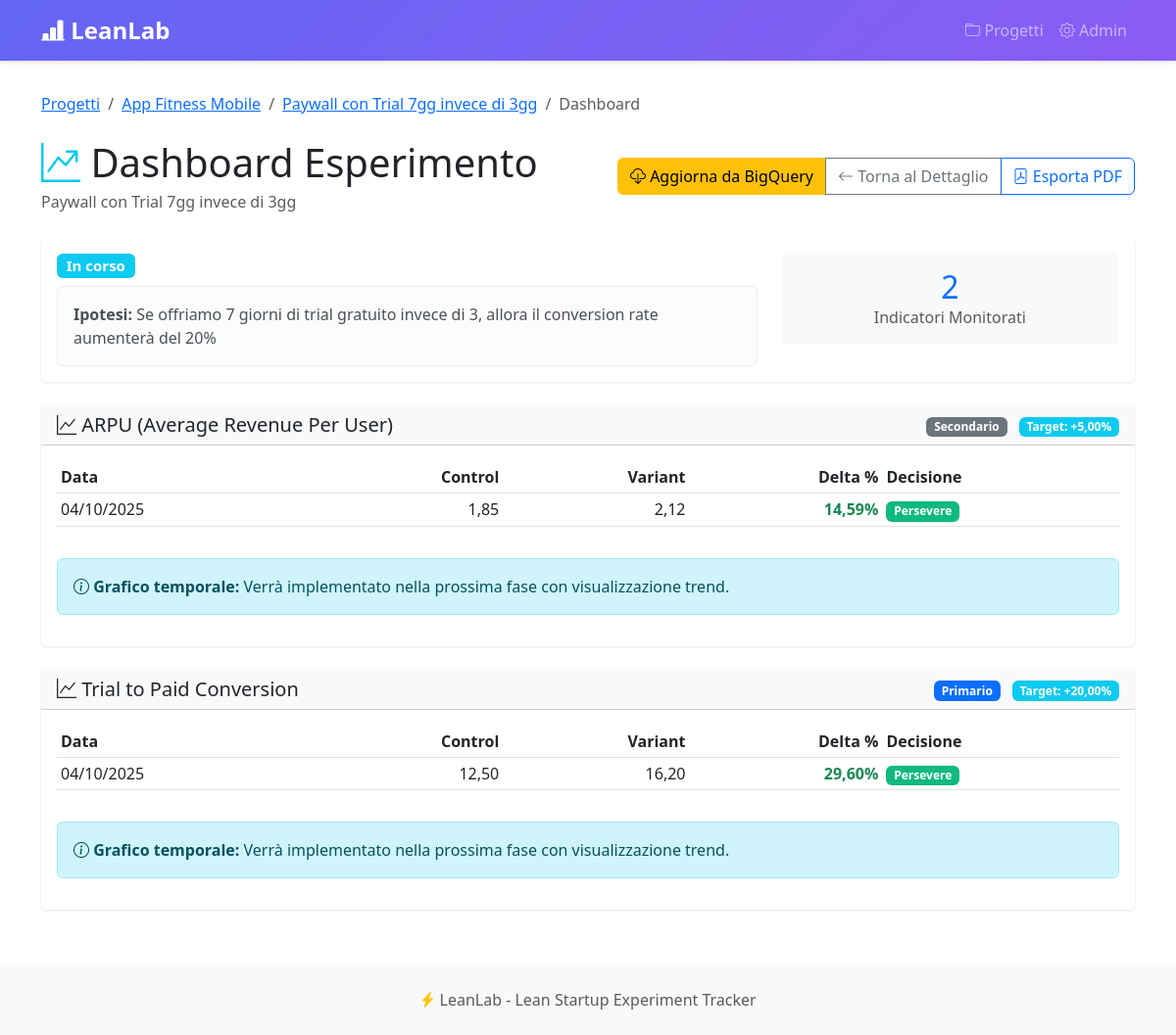
The app's page /projects/6/experiments/10/dashboard/ with its own data.
### projects/models.py (models this page shows, shortened)
class Project(models.Model):
    name = models.CharField(max_length=200, verbose_name="Nome Progetto")
    description = models.TextField(blank=True, verbose_name="Descrizione")
    created_at = models.DateTimeField(auto_now_add=True)
    updated_at = models.DateTimeField(auto_now=True)
    is_active = models.BooleanField(default=True, verbose_name="Attivo")
    class Meta:
        verbose_name = "Progetto"
        verbose_name_plural = "Progetti"
        ordering = ['-created_at']

class Experiment(models.Model):
    STATUS_CHOICES = [
        ('draft', 'Bozza'),
        ('running', 'In corso'),
        ('completed', 'Completato'),
    ]
    DECISION_CHOICES = [
        ('pending', 'In attesa'),
        ('persevere', 'Persevere'),
        ('pivot', 'Pivot'),
    ]
    project = models.ForeignKey(Project, on_delete=models.CASCADE, related_name='experiments')
    title = models.CharField(max_length=200, verbose_name="Titolo Esperimento")
    hypothesis = models.TextField(verbose_name="Ipotesi da testare")
    status = models.CharField(max_length=20, choices=STATUS_CHOICES, default='draft')
    decision = models.CharField(max_length=20, choices=DECISION_CHOICES, default='pending')
    start_date = models.DateField(null=True, blank=True, verbose_name="Data Inizio")
    end_date = models.DateField(null=True, blank=True, verbose_name="Data Fine")
    notes = models.TextField(blank=True, verbose_name="Note")
    created_at = models.DateTimeField(auto_now_add=True)
    updated_at = models.DateTimeField(auto_now=True)
    class Meta:
        verbose_name = "Esperimento"
        verbose_name_plural = "Esperimenti"
        ordering = ['-created_at']

### metrics/models.py (models this page shows, shortened)
class Indicator(models.Model):
    TYPE_CHOICES = [
        ('percentage', 'Percentuale'),
        ('average', 'Media'),
        ('count', 'Conteggio'),
        ('revenue', 'Revenue'),
    ]
    ROLE_CHOICES = [
        ('primary', 'Primario'),
        ('guardrail', 'Guardrail'),
        ('secondary', 'Secondario'),
    ]
    experiment = models.ForeignKey(Experiment, on_delete=models.CASCADE, related_name='indicators')
    name = models.CharField(max_length=200, verbose_name="Nome Indicatore")
    description = models.TextField(blank=True, verbose_name="Descrizione")
    indicator_type = models.CharField(max_length=20, choices=TYPE_CHOICES, default='percentage')
    role = models.CharField(max_length=20, choices=ROLE_CHOICES, default='primary')
    target_uplift = models.DecimalField(
        max_digits=5,
        decimal_places=2,
        help_text="Target % miglioramento (es. 10 per +10%)",
        verbose_name="Target Uplift %"
    )
    bigquery_metric_key = models.CharField(
        max_length=100,
        blank=True,
        help_text="Chiave per recuperare dati da MockBigQueryData (es: completion_rate, retention_d7)",
        verbose_name="Metric Key BigQuery"
    )
    created_at = models.DateTimeField(auto_now_add=True)
    class Meta:
        verbose_name = "Indicatore"
        verbose_name_plural = "Indicatori"
        ordering = ['experiment', '-role', 'name']

class Result(models.Model):
    indicator = models.ForeignKey(Indicator, on_delete=models.CASCADE, related_name='results')
    measured_at = models.DateField(verbose_name="Data Misurazione")
    value_control = models.DecimalField(max_digits=12, decimal_places=4, verbose_name="Valore Control")
    value_variant = models.DecimalField(max_digits=12, decimal_places=4, verbose_name="Valore Variant")
    delta_percentage = models.DecimalField(max_digits=8, decimal_places=2, null=True, blank=True, verbose_name="Delta %")
    decision_auto = models.CharField(max_length=20, blank=True, verbose_name="Decisione Auto")
    notes = models.TextField(blank=True, verbose_name="Note")
    created_at = models.DateTimeField(auto_now_add=True)
    class Meta:
        verbose_name = "Risultato"
        verbose_name_plural = "Risultati"
        ordering = ['-measured_at']

### projects/views.py (the view)
# urls.py: path('<int:project_pk>/experiments/<int:pk>/dashboard/', views.experiment_dashboard, name='experiment_dashboard'),
def experiment_dashboard(request, project_pk, pk):
    project = get_object_or_404(Project, pk=project_pk)
    experiment = get_object_or_404(Experiment, pk=pk, project=project)
    indicators = experiment.indicators.all().prefetch_related('results')
    chart_data = []
    for indicator in indicators:
        results = indicator.results.order_by('measured_at')
        chart_data.append({
            'indicator': indicator,
            'results': results,
        })
    context = {
        'project': project,
        'experiment': experiment,
        'indicators': indicators,
        'chart_data': chart_data,
    }
    return render(request, 'experiment_dashboard.html', context)

### projects/templates/experiment_dashboard.html (shortened to what this page needs)
{% extends 'base.html' %}
{% block content %}
<nav aria-label="breadcrumb" class="mb-4">
    <ol class="breadcrumb">
        <li class="breadcrumb-item"><a href="{% url 'projects:list' %}">Progetti</a></li>
        <li class="breadcrumb-item"><a href="{% url 'projects:detail' project.pk %}">{{ project.name }}</a></li>
        <li class="breadcrumb-item"><a href="{% url 'projects:experiment_detail' project.pk experiment.pk %}">{{ experiment.title }}</a></li>
        <li class="breadcrumb-item active">Dashboard</li>
    </ol>
</nav>
<div class="d-flex justify-content-between align-items-center mb-4">
    <div>
        <h1 class="mb-1">
            <i class="bi bi-graph-up-arrow text-info"></i> Dashboard Esperimento
        </h1>
        <p class="text-muted mb-0">{{ experiment.title }}</p>
    </div>
    <div class="btn-group">
        <a href="{% url 'projects:experiment_update_bigquery' project.pk experiment.pk %}"
           class="btn btn-warning">
            <i class="bi bi-cloud-download"></i> Aggiorna da BigQuery
        </a>
        <a href="{% url 'projects:experiment_detail' project.pk experiment.pk %}"
           class="btn btn-outline-secondary">
            <i class="bi bi-arrow-left"></i> Torna al Dettaglio
        </a>
        <a href="#" class="btn btn-outline-primary">
            <i class="bi bi-file-pdf"></i> Esporta PDF
        </a>
    </div>
</div>
<div class="card mb-4">
    <div class="card-body">
        <div class="row">
            <div class="col-md-8">
                <h5 class="mb-2">
                    <span class="badge
                        {% if experiment.status == 'running' %}bg-info
                        {% elif experiment.status == 'completed' %}bg-success
                        {% else %}bg-secondary{% endif %} me-2">
                        {{ experiment.get_status_display }}
                    </span>
                </h5>
                <div class="alert alert-light mb-0">
                    <strong>Ipotesi:</strong> {{ experiment.hypothesis }}
                </div>
            </div>
            <div class="col-md-4">
                <div class="text-center p-3 bg-light rounded">
                    <h2 class="text-primary mb-0">{{ indicators.count }}</h2>
                    <p class="text-muted mb-0">Indicatori Monitorati</p>
                </div>
            </div>
        </div>
    </div>
</div>
{% if chart_data %}
    {% for item in chart_data %}
    <div class="card mb-4">
        <div class="card-header bg-light">
            <div class="d-flex justify-content-between align-items-center">
                <h5 class="mb-0">
                    <i class="bi bi-graph-up"></i> {{ item.indicator.name }}
                </h5>
                <div>
                    <span class="badge
                        {% if item.indicator.role == 'primary' %}bg-primary
                        {% elif item.indicator.role == 'guardrail' %}bg-danger
                        {% else %}bg-secondary{% endif %}">
                        {{ item.indicator.get_role_display }}
                    </span>
                    <span class="badge bg-info ms-2">
                        Target: +{{ item.indicator.target_uplift }}%
                    </span>
                </div>
            </div>
        </div>
        <div class="card-body">
            {% if item.results %}
            <div class="table-responsive">
                <table class="table table-sm table-hover">
                    <thead>
                        <tr>
                            <th>Data</th>
                            <th class="text-end">Control</th>
                            <th class="text-end">Variant</th>
                            <th class="text-end">Delta %</th>
                            <th>Decisione</th>
                        </tr>
                    </thead>
                    <tbody>
                        {% for result in item.results %}
                        <tr>
                            <td>{{ result.measured_at|date:"d/m/Y" }}</td>
                            <td class="text-end">{{ result.value_control|floatformat:2 }}</td>
                            <td class="text-end">{{ result.value_variant|floatformat:2 }}</td>
                            <td class="text-end">
                                <span class="{% if result.delta_percentage >= 0 %}text-success{% else %}text-danger{% endif %}">
                                    <strong>{{ result.delta_percentage|floatformat:2 }}%</strong>
                                </span>
                            </td>
                            <td>
                                {% if result.decision_auto == 'persevere' %}
                                <span class="badge badge-persevere">Persevere</span>
                                {% elif result.decision_auto == 'pivot' %}
                                <span class="badge badge-pivot">Pivot</span>
                                {% else %}
                                <span class="badge bg-secondary">{{ result.decision_auto }}</span>
                                {% endif %}
                            </td>
                        </tr>
                        {% endfor %}
                    </tbody>
                </table>
            </div>
            <div class="alert alert-info mt-3">
                <i class="bi bi-info-circle"></i>
                <strong>Grafico temporale:</strong> Verrà implementato nella prossima fase con visualizzazione trend.
            </div>
            {% else %}
            <div class="alert alert-warning">
                <i class="bi bi-exclamation-triangle"></i>
                Nessun risultato registrato per questo indicatore.
            </div>
            {% endif %}
        </div>
    </div>
    {% endfor %}
{% endif %}
{% endblock %}

### templates/base.html (style rules this page uses)
:root { --primary-color: #6366f1; --success-color: #10b981; --danger-color: #ef4444; --warning-color: #f59e0b; }
body { min-height: 100vh; display: flex; flex-direction: column; }
.card { border: none; box-shadow: 0 1px 3px rgba(0,0,0,0.1); transition: transform 0.2s, box-shadow 0.2s; }
.badge-persevere { background-color: var(--success-color); }

### records on screen
Project: name "App Fitness Mobile"
Experiment: title "Paywall con Trial 7gg invece di 3gg", status "In corso", hypothesis "Se offriamo 7 giorni di trial gratuito invece di 3, allora il conversion rate aumenterà del 20%"
Indicator: indicator.name "ARPU (Average Revenue Per User)", indicator.role "Secondario", indicator.target_uplift "5,00"
Result: measured_at "04/10/2025", value_control "1,85", value_variant "2,12", delta_percentage "14,59", decision_auto "Persevere"
Indicator: indicator.name "Trial to Paid Conversion", indicator.role "Primario", indicator.target_uplift "20,00"
Result: measured_at "04/10/2025", value_control "12,50", value_variant "16,20", delta_percentage "29,60", decision_auto "Persevere"

### other values on screen
{{ indicators.count }} "2"
